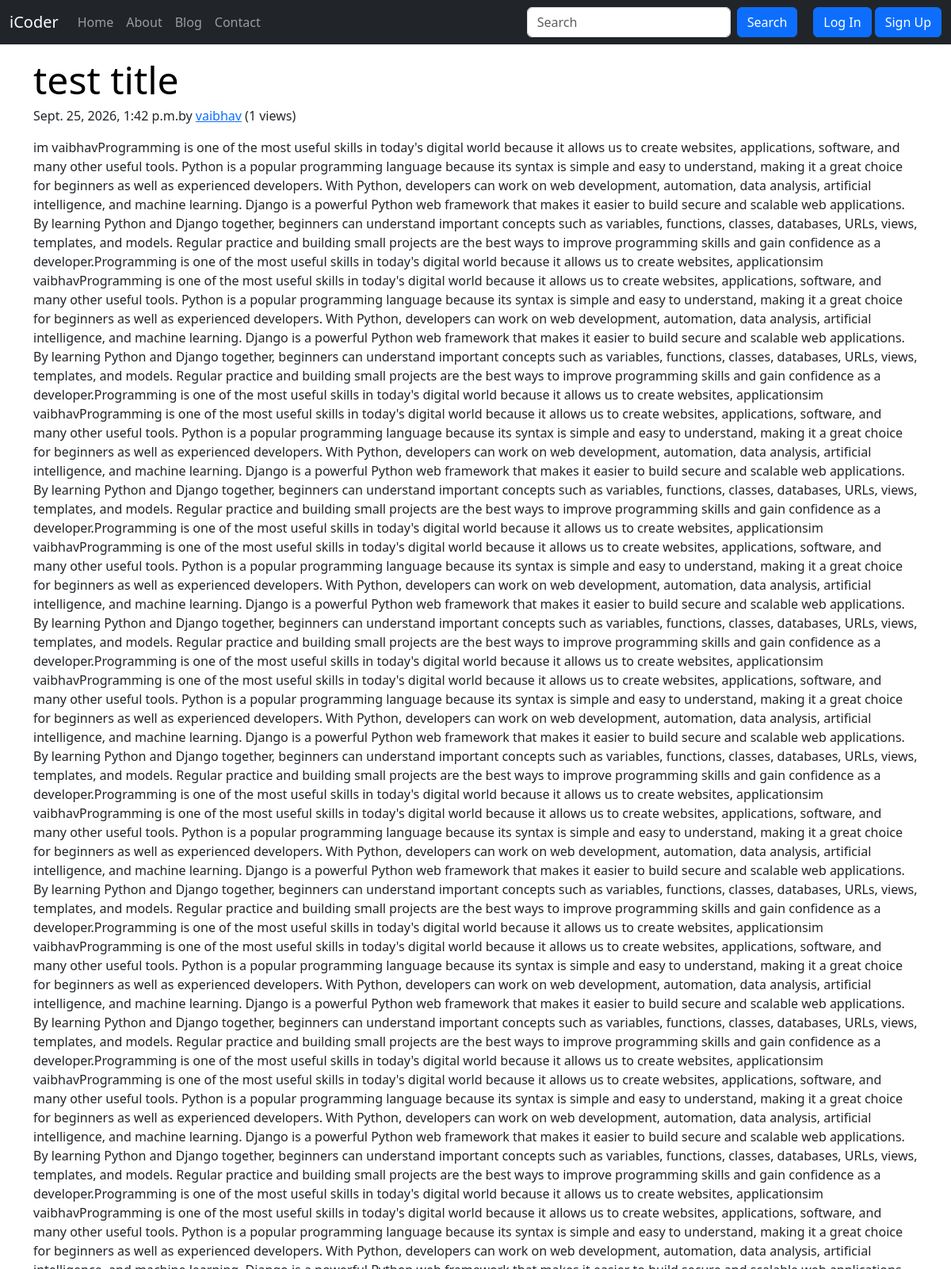
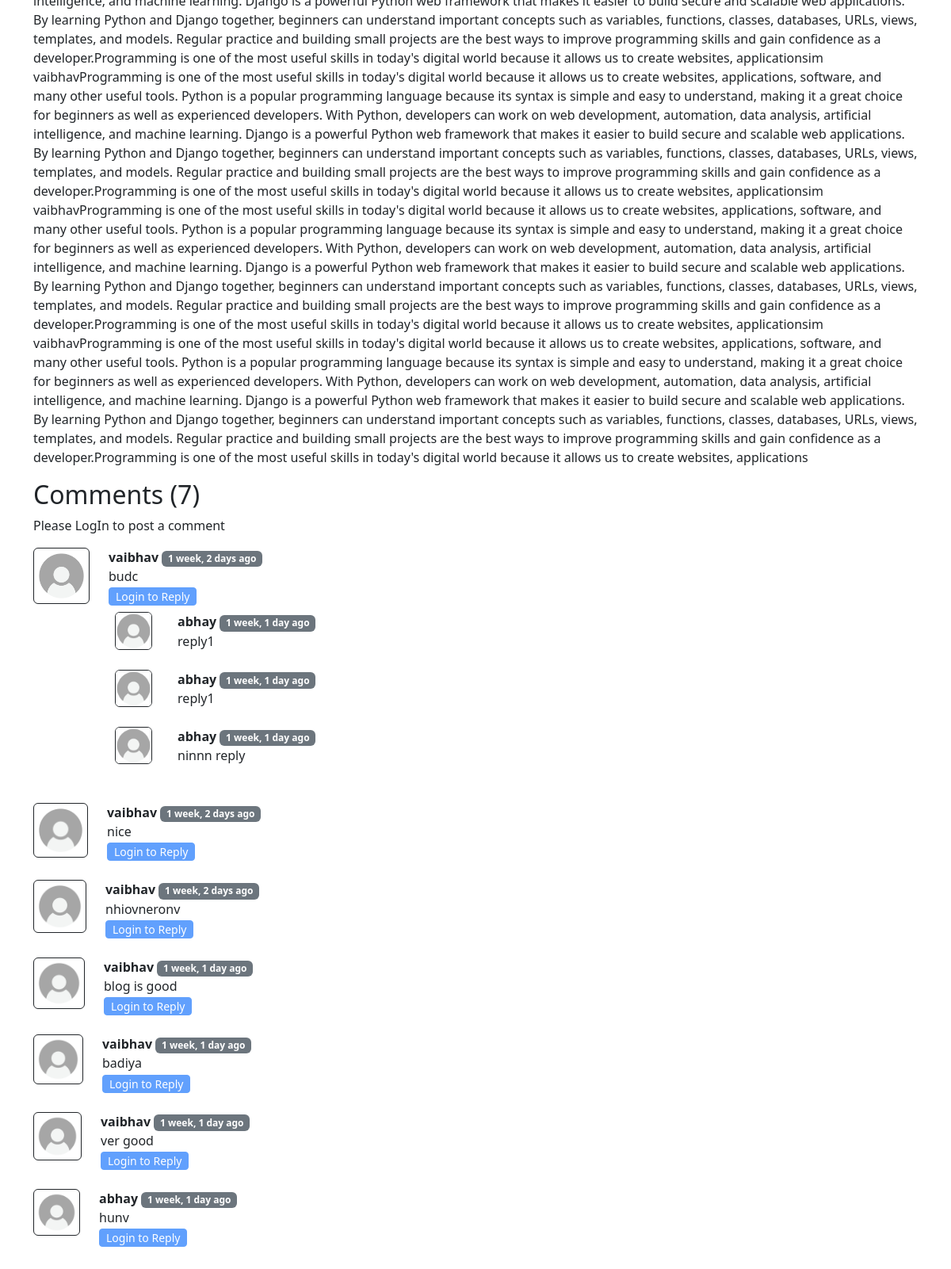
Page /blog/1sr-post on the committed database (2 pictures, top to bottom).
### blog/models.py (models this page shows, shortened)
class Post(models.Model):
    sno = models.AutoField(primary_key=True)
    title=models.CharField(max_length=200)
    content = HTMLField()
    author= models.CharField(max_length=200)
    slug = models.CharField(max_length=200)
    views = models.IntegerField(default=0)
    timestamp=models.DateTimeField(blank=True)

class BlogComment(models.Model):
    sno = models.AutoField(primary_key=True)
    comment = models.TextField()
    user = models.ForeignKey(User,on_delete=models.CASCADE)
    post = models.ForeignKey(Post,on_delete=models.CASCADE)
    parent = models.ForeignKey("self",on_delete=models.CASCADE,null=True)
    timestamp =models.DateTimeField(default=now)
    def __str__(self):
        return self.comment[0:13]+ "... " + "by " + self.user.username

### blog/views.py (the view)
# urls.py: path("<str:slug>", views.blogPost, name = "blogPost"),
def blogPost(request,slug):
    post = Post.objects.filter(slug=slug).first()
    post.views = post.views + 1
    post.save()
    comments = BlogComment.objects.filter(post=post,parent=None)
    replies = BlogComment.objects.filter(post=post).exclude(parent=None)
    replyDict={}
    for reply in replies:
        if reply.parent.sno not in replyDict.keys():
            replyDict[reply.parent.sno] = [reply]
        else:
            replyDict[reply.parent.sno].append(reply)
    print(replyDict)
    context = {"post":post,"comments":comments,"user":request.user,"replyDict":replyDict}
    return render(request, "blog/blogPost.html",context)

### blog/templatetags/extras.py (called while the page is built)
@register.filter(name="get_val")
def get_val(dict,key):
    return dict.get(key)

### templates/blog/blogPost.html (shortened to what this page needs)
{% extends "base.html" %}
{% load humanize %}
{% load extras %}
{% block body %}
<div class="container my-3">
    <h2 class="display-5 link-body-emphasis mb-1">{{post.title}}</h2>
    <p class="blog-post-meta">{{post.timestamp}}by <a
            href="/about">{{post.author}}</a> (<span>{{post.views}} views</span>)</p>
    <p>{{post.content|safe}}</p>
</div>
<div class="container">
    <h2>Comments ({{comments.count}})</h2>
    <div class="my-2">
        {% if user.is_authenticated %}
        <form action="/blog/postComment" method="post">
            {% csrf_token %}
            <div class="mb-3 row">
                <label for="staticEmail" class="col-sm-2 col-form-label">Post
                    comment</label>
                <input type="text" class="form-control" name="comments"
                    placeholder="Enter comment here">
            </div>
            <input type="hidden" name="postSno" value="{{post.sno}}">
            <input type="hidden" name="parentSno" value="">
            <button type="submit" class="btn btn-primary">Submit</button>
        </form>
        {% else %}
        <p>Please LogIn to post a comment</p>
        {% endif %}
    </div>
    {% for comment in comments %}
    <div class="row my-3">
        <div class="col-md-1  ">
            <img class="rounded mx-auto d-block w-100 p-1 border border-dark" src="/static/img/user.png" alt="user">
        </div>
        <div class="col-md-11 ">
            <b>{{comment.user.username}} </b> <span
                class="badge text-bg-secondary">
                {{comment.timestamp|naturaltime}}</span>
            <div> {{comment.comment}}</div>
            <div class="reply mx-0">
                {% if user.is_authenticated %}
                <button class="btn btn-sm btn-primary p-0.5 pt-0 pb-0"type="button" data-bs-toggle="collapse"
                    data-bs-target="#replyBox{{comment.sno}}"aria-expanded="false"
                    aria-controls="replyBox{{comment.sno}}">
                    Reply
                </button>
                <div class="collapse" id="replyBox{{comment.sno}}">
                    <div class="card card-body p-0 ">
                        <form action="/blog/postComment" method="post">
                            {% csrf_token %}
                            <div class="m-2 row">
                                <label class="mb-1"for="comment">Post a Reply</label>
                                <input type="text" class="form-control"name="comments"placeholder="Enter comment here">
                                <input type="hidden" name="parentSno" value="{{comment.sno}}">
                            </div>
                            <input type="hidden" name="postSno"value="{{post.sno}}">
                            <button type="submit"class="btn btn-primary p-0.5 pt-0 pb-0">Submit</button>
                        </form>
                    </div>
                </div>
                {% else %}
                <button class="btn btn-sm btn-primary p-0.5 pt-0 pb-0"type="button" data-bs-toggle="collapse"
                    data-bs-target="#replyBox{{comment.sno}}"aria-expanded="false"
                    aria-controls="replyBox{{comment.sno}}"disabled>
                    Login to Reply
                </button>
                {% endif %}
                <div class="replies  my-2">
                    {% for reply in replyDict|get_val:comment.sno %}
                    <div class="row">
                        <div class="col-md-1  ">
                            <img class="rounded mx-auto d-block w-75   border border-dark" src="/static/img/user.png" alt="user">
                        </div>
                        <div class="col-md-11 ">
                            <b>{{reply.user.username}} </b>
                                <span
                                    class="badge text-bg-secondary">
                                    {{reply.timestamp|naturaltime}}
                                </span>
                                <div> {{reply.comment}}
                                </div>
                        </div>
                    </div>
                    <br>
                    {% endfor %}
                </div>
            </div>
        </div>
        {% endfor %}
    </div>
    {% endblock body %}

### templates/base.html (shortened to what this page needs)
<!DOCTYPE html>
<html lang="en">
    <head>
        <link
            href="https://cdn.jsdelivr.net/npm/bootstrap@5.3.8/dist/css/bootstrap.min.css"
            rel="stylesheet"
>
    </head>
    <body>
        <nav class="navbar navbar-expand-lg navbar-dark bg-dark ">
            <div class="container-fluid">
                <a class="navbar-brand" href="/">iCoder</a>
                <div class="collapse navbar-collapse"
                    id="navbarSupportedContent">
                    <ul class="navbar-nav me-auto mb-2 mb-lg-0">
                        <li class="nav-item ">
                            <a
                                class="nav-link {% block homeactive%} {% endblock homeactive%}"
                                aria-current="page"
                                href="/">Home
                            </a>
                        </li>
                        <li class="nav-item ">
                            <a
                                class="nav-link {% block aboutactive%} {% endblock aboutactive%}"
                                href="/about">About
                            </a>
                        </li>
                        <li class="nav-item ">
                            <a
                                class="nav-link {% block blogactive%} {% endblock blogactive%}"
                                href="/blog">Blog
                            </a>
                        </li>
                        <li class="nav-item ">
                            <a
                                class="nav-link {% block contactactive %}{% endblock contactactive %}"
                                href="/contact">Contact
                            </a>
                        </li>
                    </ul>
                    <div class="ms-auto d-flex align-items-center">
                        <form method="get" action="/search"
                            class="d-flex align-items-center my-2 my-lg-0 mx-3">
                            <input class="form-control me-2" type="search"
                                placeholder="Search" aria-label="Search"
                                name="query" id="query">
                            <button
                                class="btn btn-primary my-1 my-sm-0 ">Search</button>
                        </form>
                        {% if user.is_authenticated %}
                        <ul class="navbar-nav">
                            <li class="nav-item dropdown">
                                <a class="nav-link dropdown-toggle text-white"
                                    href="#" role="button"
                                    data-bs-toggle="dropdown"
                                    aria-expanded="false">
                                    Welcome {{ request.user }}
                                </a>
                                <ul class="dropdown-menu dropdown-menu-end">
                                    <li>
                                        <a class="dropdown-item"
                                            href="/logout">Log Out</a>
                                    </li>
                                </ul>
                            </li>
                        </ul>
                        {% else %}
                        <button type="button" class="btn btn-primary mx-1"
                            data-bs-toggle="modal"
                            data-bs-target="#loginmodal">Log In</button>
                        <button type="button" class="btn btn-primary"
                            data-bs-toggle="modal"
                            data-bs-target="#signupmodal">Sign Up</button>
                        {% endif %}
                    </div>
                </div>
            </div>
        </nav>
        {% block body %}
        {% endblock body %}
    </body>
</html>

### rows in the picture
Post: title "test title", timestamp "Sept. 25, 2026, 1:42 p.m.", author "vaibhav", views "1", content "im vaibhavProgramming is one of the most useful skills in today's digital world because it allows us to create websites, applications, software, and many other useful tools. Python is a popular programming language because its syntax is simple and easy to understand, making it a great choice for beginners as well as experienced developers. With Python, developers can work on web development, automation, data analysis, artificial intelligence, and machine learning. Django is a powerful Python web framework that makes it easier to build secure and scalable web applications. By learning Python and Django together, beginners can understand important concepts such as variables, functions,…"
BlogComment: user.username "vaibhav", timestamp "1 week, 2 days ago", comment "budc"
BlogComment: user.username "abhay", timestamp "1 week, 1 day ago", comment "reply1"
BlogComment: user.username "abhay", timestamp "1 week, 1 day ago", comment "reply1"
BlogComment: user.username "abhay", timestamp "1 week, 1 day ago", comment "ninnn reply"
BlogComment: user.username "vaibhav", timestamp "1 week, 2 days ago", comment "nice"
BlogComment: user.username "vaibhav", timestamp "1 week, 2 days ago", comment "nhiovneronv"
BlogComment: user.username "vaibhav", timestamp "1 week, 1 day ago", comment "blog is good"
BlogComment: user.username "vaibhav", timestamp "1 week, 1 day ago", comment "badiya"
BlogComment: user.username "vaibhav", timestamp "1 week, 1 day ago", comment "ver good"
BlogComment: user.username "abhay", timestamp "1 week, 1 day ago", comment "hunv"

### other values in the picture
{{ comments.count }} "7"
